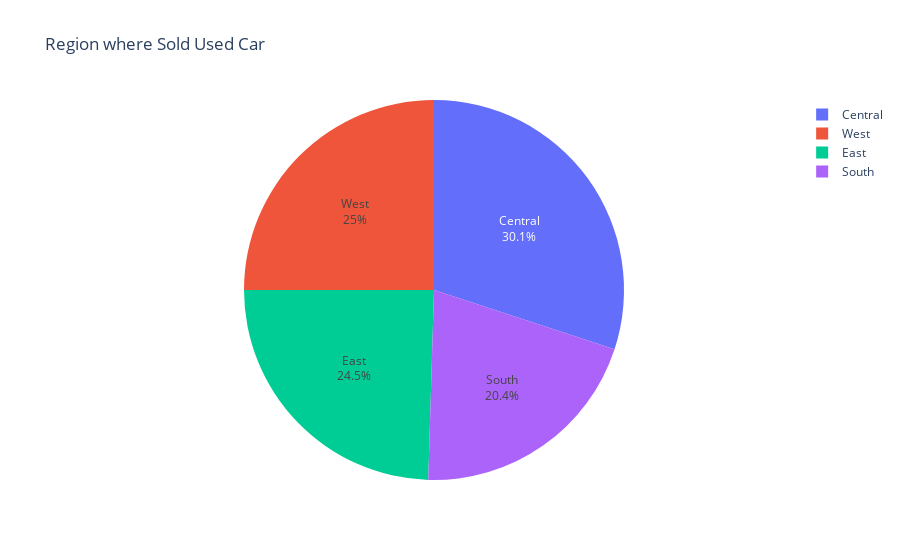

Notebook cell for this chart:
### Markdown cell above
<div style="color:white;
            display:fill;
            border-radius:15px;
            background-color:black;
            font-size:100%;
            font-family:Verdana;
            letter-spacing:1px">
    <h1 style='padding: 20px;
              color:white;
              text-align:center;'>
        Regions
    </h1>
    </div>

### Code cell
iplot(px.pie(values=df['Region'].value_counts(),
             names=['Central','West','East','South'],
             title='Region where Sold Used Car'
).update_traces(textinfo='label+percent'))

### Figure 1 — Plotly figure (JSON) as saved in the notebook; plotly's stock layout.template omitted (floating-point values rounded to 4 significant figures)
{"data": [{"domain": {"x": [0, 1], "y": [0, 1]}, "hovertemplate": "label=%{label}<br>value=%{value}<extra></extra>", "labels": ["Central", "West", "East", "South"], "legendgroup": "", "name": "", "showlegend": true, "textinfo": "label+percent", "type": "pie", "values": [2376, 1976, 1939, 1615]}], "layout": {"legend": {"tracegroupgap": 0}, "title": {"text": "Region where Sold Used Car"}}}
